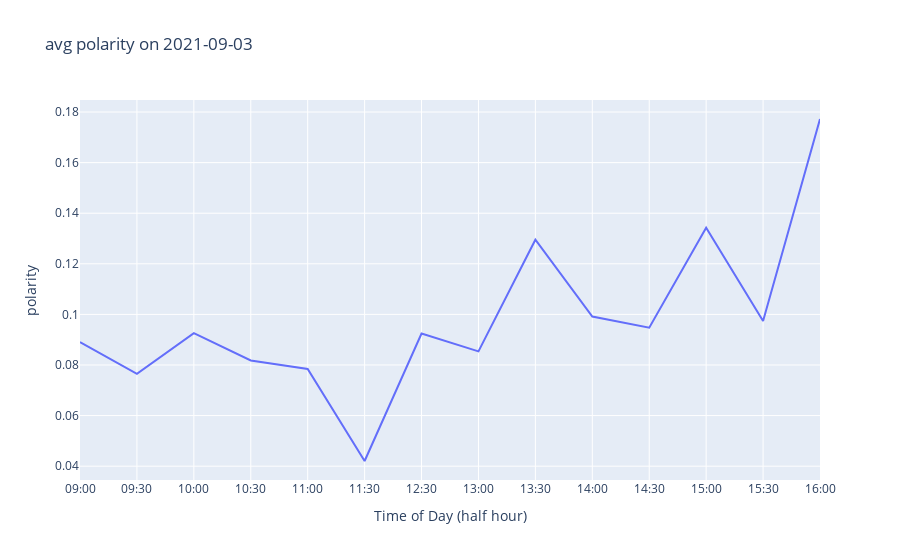

Notebook cell for this chart:
### Code cell
fig = px.line(dfstock, x = 'time', y = 'avg_polarity', title = 'avg polarity on 2021-09-03', 
             labels = {
                 'time': 'Time of Day (half hour)',
                 'avg_polarity': 'polarity',
             })
fig.show()

### Figure 1 — Plotly figure (JSON) as saved in the notebook; plotly's stock layout.template omitted (floating-point values rounded to 4 significant figures)
{"data": [{"hovertemplate": "Time of Day (half hour)=%{x}<br>polarity=%{y}<extra></extra>", "legendgroup": "", "line": {"color": "#636efa", "dash": "solid"}, "mode": "lines", "name": "", "orientation": "v", "showlegend": false, "type": "scatter", "x": ["09:00", "09:30", "10:00", "10:30", "11:00", "11:30", "12:30", "13:00", "13:30", "14:00", "14:30", "15:00", "15:30", "16:00"], "xaxis": "x", "y": [0.08905, 0.07651, 0.0926, 0.08179, 0.07843, 0.04205, 0.09246, 0.08538, 0.1295, 0.09914, 0.09473, 0.1343, 0.09743, 0.1772], "yaxis": "y"}], "layout": {"legend": {"tracegroupgap": 0}, "title": {"text": "avg polarity on 2021-09-03"}, "xaxis": {"anchor": "y", "domain": [0, 1], "title": {"text": "Time of Day (half hour)"}}, "yaxis": {"anchor": "x", "domain": [0, 1], "title": {"text": "polarity"}}}}
